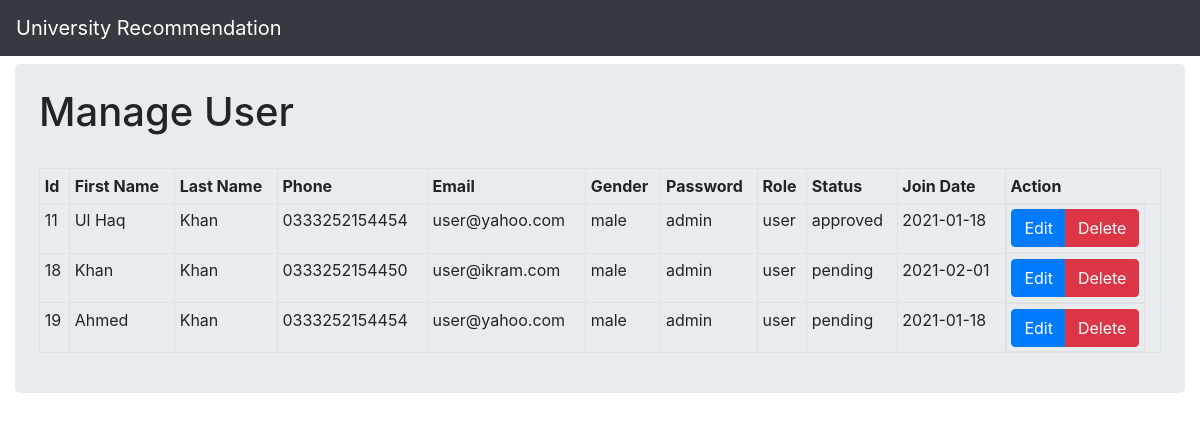
The app's page /admin/user_manage.php with its own data.
### tables this page shows
CREATE TABLE `users` (
  `user_id` int(11) NOT NULL,
  `username` varchar(250) NOT NULL,
  `first_name` varchar(250) NOT NULL,
  `last_name` varchar(250) NOT NULL,
  `gender` varchar(10) NOT NULL,
  `date_of_birth` varchar(250) NOT NULL,
  `cnic` varchar(50) NOT NULL,
  `profile_image` varchar(1000) NOT NULL,
  `address` varchar(500) NOT NULL,
  `email` varchar(250) NOT NULL,
  `phone` varchar(20) NOT NULL,
  `university_name` varchar(250) DEFAULT NULL,
  `study_program` varchar(250) DEFAULT NULL,
  `current_semester` varchar(250) DEFAULT NULL,
  `password` varchar(250) NOT NULL,
  `status` varchar(20) NOT NULL DEFAULT 'pending',
  `user_role` varchar(250) NOT NULL DEFAULT 'user',
  `join_date` date NOT NULL DEFAULT current_timestamp()
);

### admin/user_manage.php (the view)
<?php
include '../header.php';
include 'navigation.php';
?>
    <div class="container-fluid mt-2">
        <div class="p-4 mt-2 jumbotron">
            <h1>Manage User</h1>
            <br>
            <table border="0" class="table table-sm table-bordered">
                <tr>
                    <td><strong>Id</strong></td>
                    <td><strong>First Name</strong></td>
                    <td><strong>Last Name</strong></td>
                    <td><strong>Phone</strong></td>
                    <td><strong>Email</strong></td>
                    <td><strong>Gender</strong></td>
                    <td><strong>Password</strong></td>
                    <td><strong>Role</strong></td>
                    <td><strong>Status</strong></td>
                    <td><strong>Join Date</strong></td>
                    <td><strong>Action</strong></td>
                </tr>
                <?php
                require_once '../connection.php';
                $sql = "SELECT * FROM users WHERE user_role = 'user'";
                $stmt = $conn->prepare($sql);
                $stmt->execute();
                if ($stmt->rowCount() > 0) {
                    while ($result = $stmt->fetch(PDO::FETCH_ASSOC)) {
                        echo "<tr>";
                        echo "<td>".$result['user_id']."</td>";
                        echo "<td>".$result['first_name']."</td>";
                        echo "<td>".$result['last_name']."</td>";
                        echo "<td>".$result['phone']."</td>";
                        echo "<td>".$result['email']."</td>";
                        echo "<td>".$result['gender']."</td>";
                        echo "<td>".$result['password']."</td>";
                        echo "<td>".$result['user_role']."</td>";
                        echo "<td>".$result['status']."</td>";
                        echo "<td>".$result['join_date']."</td>";
                        echo "<td class='btn-group'>
                                    <a class='btn btn-primary edit' href='user_edit.php?id=".$result['user_id']."&action=edit'>Edit</a>
                                    <a class='delete-button btn btn-danger delete' href='user_delete.php?id=".$result['user_id']."'>Delete</a>
                                </td>";
                        echo "</tr>";
                    }
                } else {
                    echo '<tr>';
                    echo '<td colspan="20"><h2>No User Found</h2></td>';
                    echo '</tr>';
                }
                ?>
            </table>
        </div>
    </div>
<?php include '../footer.php'; ?>

### records on screen
users: user_id "11", first_name "Ul Haq", last_name "Khan", phone "0333252154454", email "user@yahoo.com", gender "male", password "admin", user_role "user", status "approved", join_date "2021-01-18"
users: user_id "18", first_name "Khan", last_name "Khan", phone "0333252154450", email "user@ikram.com", gender "male", password "admin", user_role "user", status "pending", join_date "2021-02-01"
users: user_id "19", first_name "Ahmed", last_name "Khan", phone "0333252154454", email "user@yahoo.com", gender "male", password "admin", user_role "user", status "pending", join_date "2021-01-18"
